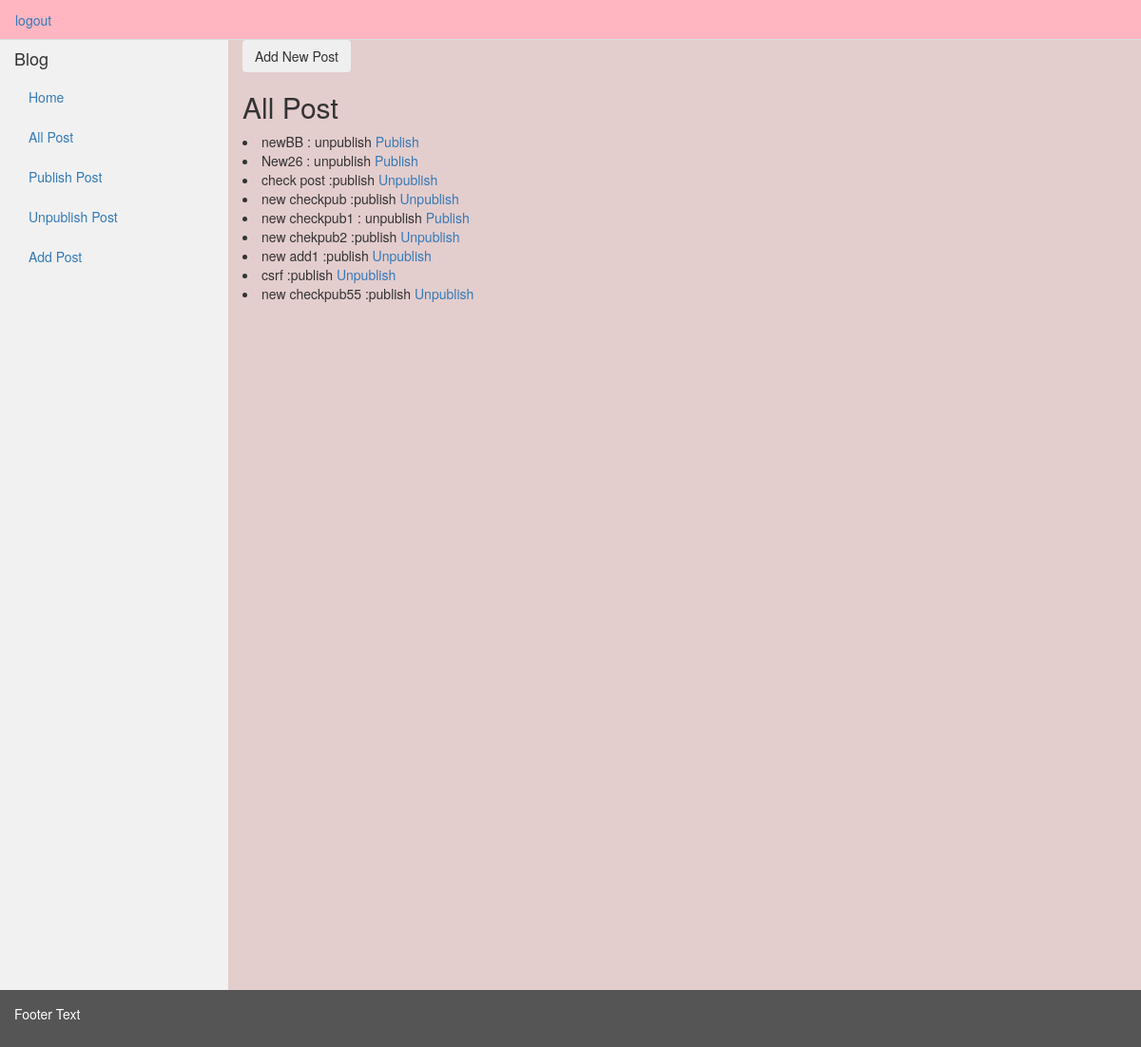
Page /show-post (signed in) on the committed database.
### Wordoid/models.py (models this page shows, shortened)
class Post(models.Model):
	title = models.CharField(max_length=20)
	description = models.TextField()
	publish_date = models.DateField(auto_now_add=True)
	update_date = models.DateField(auto_now=True)
	publish = models.BooleanField(default=False)
	liked_users = models.ManyToManyField(User)
	auther = models.ForeignKey(User,on_delete=models.CASCADE,related_name="auther")
	def __str__(self):
		return self.title

### Wordoid/views.py (the view)
# urls.py: path('show-post',views.show_post,name='show_post'),
@login_required
def show_post(request):
    show_all_post = Post.objects.filter(auther=request.user)
    dict_post = {
        'all_post': show_all_post
    }
    return render(request, "post/show_post.html", dict_post)

### templates/post/show_post.html (shortened to what this page needs)
{% extends "index.html" %}
{% load static %}
{% block content %}
	<button type="button" class="btn btn-secondary new_post" data-toggle="modal" data-target="#exampleModal">Add New Post</button>
	<h2>All Post</h2>
	{% for post in all_post %}
	<li>	{%  if post.publish == False %}
				{{post}} : unpublish
				<a href={% url 'change_post' id=post.id %}>Publish</a>
			{% else %}
				{{post}} :publish
				<a href={% url 'change_post' id=post.id %}>Unpublish</a>
			{% endif %}
	</li>
	{% endfor %}
{% endblock %}

### templates/index.html (shortened to what this page needs)
<!DOCTYPE html>
<html lang="en">
<head>
  <link rel="stylesheet" href="https://maxcdn.bootstrapcdn.com/bootstrap/3.4.1/css/bootstrap.min.css">
  <link href="https://stackpath.bootstrapcdn.com/font-awesome/4.7.0/css/font-awesome.min.css" rel="stylesheet">
</head>
<body>
<div class="container-fluid background-cls">
  <div class="row content">
    <div class="nav-cls">
        <ul class="nav nav-tabs">
        {% if user.is_authenticated %}
          <li class="nav-item">
            <a class="test-cls" href="{% url 'account_logout' %}">logout</a>
          </li>
        {% endif %}
        </ul>
      </div>
    <div class="col-sm-3 sidenav">
      <h4>Blog</h4>
      <ul class="nav nav-pills nav-stacked">
        <li><a href="{% url 'home_page' %}">Home</a></li>
        <li><a href="{% url 'show_post' %}">All Post</a></li>
        <li><a href="{% url 'publish_post' %}">Publish Post</a></li>
        <li><a href="{% url 'unpublish_post' %}">Unpublish Post</a></li>
        <li><a href="{% url 'add_post_form' %}">Add Post</a></li>
      </ul><br>
    </div>
    <div class="content container">
        <div class="row">
            <div class="col-md-8">
            {% block content %}
            {% endblock %}
            </div>
        </div>
    </div>
  </div>
</div>
<footer class="container-fluid">
  <p>Footer Text</p>
</footer>
</body>
</html>

### templates/index.html (style rules this page uses)
.row.content { height: 1000px }
.nav-cls { text-align: left; background-color: lightpink; }
.nav-tabs .nav-item .test-cls { text-align: right; }
.background-cls { background-color: #e4cdcd; }
.sidenav { background-color: #f1f1f1; height: 100%; width: 20% }
footer { background-color: #555; color: white; padding: 15px; }

### rows in the picture
Post: title "newBB"
Post: title "New26"
Post: title "check post"
Post: title "new checkpub"
Post: title "new checkpub1"
Post: title "new chekpub2"
Post: title "new add1"
Post: title "csrf"
Post: title "new checkpub55"
